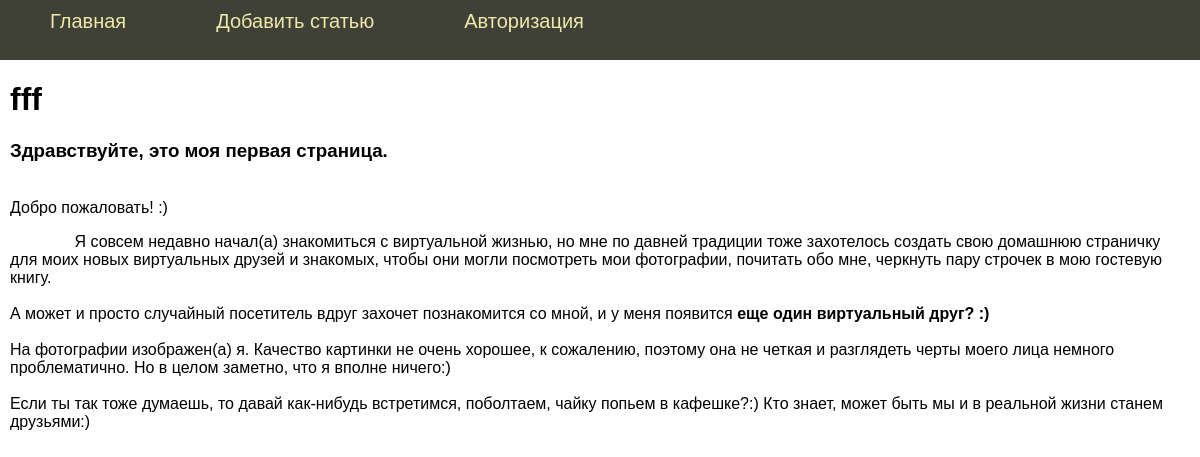
Page /post/ttt on the committed database.
### tables this page shows
CREATE TABLE mainmenu (
id integer PRIMARY KEY autoincrement,
title text NOT NULL,
url text NOT NULL
);

CREATE TABLE posts (
id integer PRIMARY KEY AUTOINCREMENT,
title text NOT NULL,
text text NOT NULL,
url text NOT NULL,
time integer NOT NULL
);

### flsite.py (the view)
@app.route("/post/<alias>")
def showPost(alias):
    title, post = dbase.getPost(alias)
    if not title:
        abort(404)
    return render_template('post.html', menu=dbase.getMenu(),
                           title=title, post=post)

### FDataBase.py (called while the page is built)
    def getMenu(self):
        sql = '''SELECT * FROM mainmenu'''
        try:
            self.__cur.execute(sql)
            res = self.__cur.fetchall()
            if res:
                return res
        except:
            print("Ошибка чтения из БД")
        return []

    def getPost(self, alias):
        try:
            self.__cur.execute("SELECT title, text FROM posts WHERE url LIKE ? LIMIT 1", (alias,))
            res = self.__cur.fetchone()
            if res:
                return res
        except sqlite3.Error as e:
            print("Ошибка получения статьи из БД "+str(e))
        return (False, False)

### flsite.py (called while the page is built)
def connect_db():
    conn = sqlite3.connect(app.config['DATABASE'])
    conn.row_factory = sqlite3.Row
    return conn

def get_db():
    if not hasattr(g, 'link_db'):
        g.link_db = connect_db()
    return g.link_db

@app.before_request
def before_request():
    global dbase
    db = get_db()
    dbase = FDataBase(db)

### templates/post.html
{% extends 'base.html' %}
{% block content %}
{{ super() }}
{{ post | safe}}
{% endblock %}

### templates/base.html (shortened to what this page needs)
<!DOCTYPE html>
<html lang="ru">
<head>
<link type="text/css" href="{{ url_for('static', filename='css/styles.css')}}" rel="stylesheet" />
</head>
<body>
{% block content -%}
    {% block mainmenu %}
<ul class="mainmenu">
    {% for p in menu %}
    <li><a href="{{p.url}}">{{p.title}}</a></li>
    {% endfor %}
</ul>
    {% endblock mainmenu %}
<div class="content">
    {% if  title -%}
<h1>{{title}}</h1>
    {% else -%}
<h1>про Flask</h1>
    {% endif %}
{% endblock -%}
</body>
</html>

### static/css/styles.css (style rules this page uses)
html, body { font-family: 'Arial'; margin: 0; padding: auto; height: 100%; width: 100%; }
a { color: #0059b2; text-decoration: none; }
ul.mainmenu { list-style: none; background: #3f4137; height: 60px; margin: 0; padding: 0%; color: #fdc073; font-size: 20px; overflow: hidden; }
ul.mainmenu li { float: left; margin: 10px 40px 0 50px; }
ul.mainmenu li a { color: PaleGoldenRod;; text-decoration: none; }
div.content { margin: 10px; }

### rows in the picture
mainmenu: title "Главная"
mainmenu: title "Добавить статью"
mainmenu: title "Авторизация"
posts: title "fff", text "Здравствуйте, это моя первая страница. Добро пожаловать! :) Я совсем недавно начал(а) знакомиться с виртуальной жизнью, но мне по давней традиции тоже захотелось создать свою домашнюю страничку для моих новых виртуальных друзей и знакомых, чтобы они могли посмотреть мои фотографии, почитать обо мне, черкнуть пару строчек в мою гостевую книгу. А может и просто случайный посетитель вдруг захочет познакомится со мной, и у меня появится еще один виртуальный друг? :) На фотографии изображен(а) я. Качество картинки не очень хорошее, к сожалению, поэтому она не четкая и разглядеть черты моего лица немного проблематично. Но в целом заметно, что я вполне ничего:) Если ты так тоже думаешь, то давай…"
